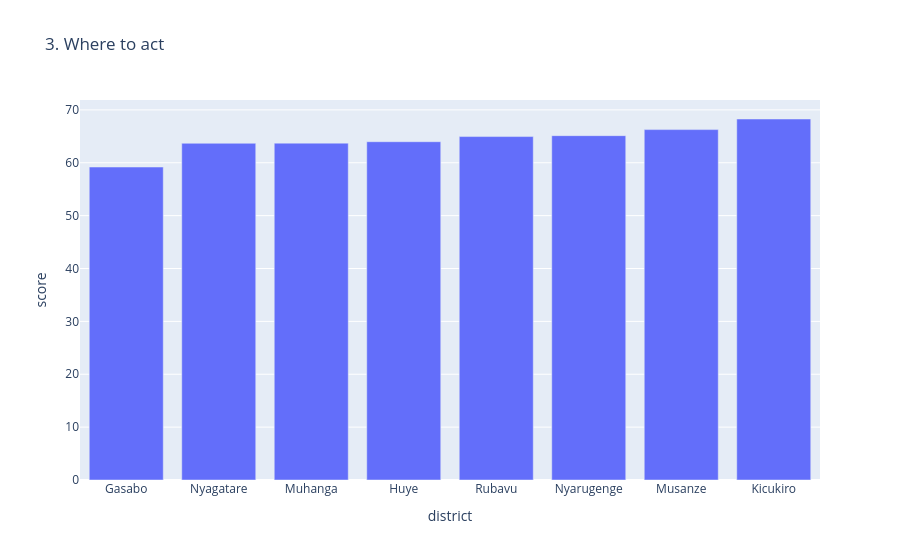

Notebook cell for this chart:
### Code cell
district_avg = df.groupby("district",as_index=False )["score"].mean().sort_values("score")
fig3 = px.bar(district_avg, x="district", y="score", title="3. Where to act")
fig3.show()
##fig2.write_html("class_dashboard.html")

### Figure 1 — Plotly figure (JSON) as saved in the notebook; plotly's stock layout.template omitted (floating-point values rounded to 4 significant figures)
{"data": [{"hovertemplate": "district=%{x}<br>score=%{y}<extra></extra>", "legendgroup": "", "marker": {"color": "#636efa", "pattern": {"shape": ""}}, "name": "", "orientation": "v", "showlegend": false, "textposition": "auto", "type": "bar", "x": ["Gasabo", "Nyagatare", "Muhanga", "Huye", "Rubavu", "Nyarugenge", "Musanze", "Kicukiro"], "xaxis": "x", "y": [59.19, 63.68, 63.72, 63.98, 64.96, 65.13, 66.27, 68.28], "yaxis": "y"}], "layout": {"barmode": "relative", "legend": {"tracegroupgap": 0}, "title": {"text": "3. Where to act"}, "xaxis": {"anchor": "y", "domain": [0, 1], "title": {"text": "district"}}, "yaxis": {"anchor": "x", "domain": [0, 1], "title": {"text": "score"}}}}
